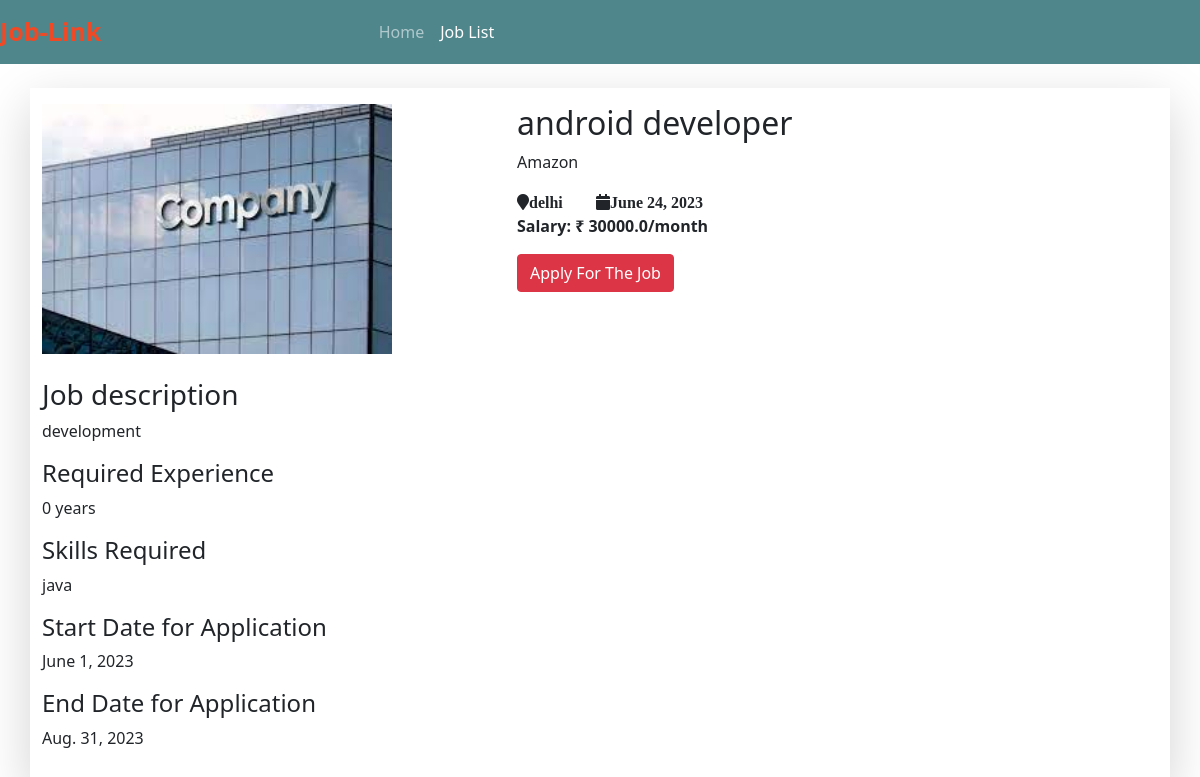
Page /job_detail/4/ on the committed database.
### jobs/models.py (models this page shows, shortened)
class Job(models.Model):
    company = models.ForeignKey(Company, on_delete=models.CASCADE)
    start_date = models.DateField()
    end_date = models.DateField()
    title = models.CharField(max_length=200)
    salary = models.FloatField()
    image = models.ImageField(upload_to="")
    description = models.TextField(max_length=400)
    experience = models.CharField(max_length=100)
    location = models.CharField(max_length=100)
    skills = models.CharField(max_length=200)
    creation_date = models.DateField()

class Company(models.Model):
    user = models.ForeignKey(User, on_delete=models.CASCADE)
    phone = models.CharField(max_length=10)
    image = models.ImageField(upload_to="")
    gender = models.CharField(max_length=10)
    type = models.CharField(max_length=15)
    status = models.CharField(max_length=20)
    company_name = models.CharField(max_length=100)

### jobs/views.py (the view)
# urls.py: path("job_detail/<int:myid>/", views.job_detail, name="job_detail"),
def job_detail(request, myid):
    job = Job.objects.get(id=myid)
    return render(request, "job_detail.html", {"job": job})

### jobs/templates/job_detail.html (shortened to what this page needs)
{% extends 'user_navbar.html' %}
{% block job_list %} active {% endblock %}
{% block body %}
<div class="container mt-4 shadow-lg py-3 mb-4">
<div class="row">
    <div class="col-md-5">
        <img src="{{job.image.url}}" alt="" width="350px" height="250px">
    </div>
    <div class="col-md-6">
        <h2>{{job.title}}</h2>
        <p>{{job.company.company_name}}</p>
        <i class="fa fa-map-marker">{{job.location}}</i>&nbsp;&nbsp;&nbsp;&nbsp;&nbsp;&nbsp;&nbsp;
        <i class="fa fa-calendar">{{job.creation_date}}</i>
        <br>
        <strong>Salary: ₹ {{job.salary}}/month</strong>
        <div class="mt-3">
            <a href="/job_apply/{{job.id}}/" class="btn btn-danger">Apply For The Job</a>
        </div>
    </div>
</div>
<div class="mt-4">
    <h3>Job description</h3>
    <p>{{job.description}}</p>
    <h4>Required Experience</h4>
    <p>{{job.experience}} years</p>
    <h4>Skills Required</h4>
    <p>{{job.skills}}</p>
    <h4>Start Date for Application</h4>
    <p>{{job.start_date}}</p>
    <h4>End Date for Application</h4>
    <p>{{job.end_date}}</p>
</div>
</div>
{% endblock %}

### rows in the picture
Job: image (picture), title "android developer", company.company_name "Amazon", location "delhi", creation_date "June 24, 2023", salary "30000.0", description "development", experience "0", skills "java", start_date "June 1, 2023", end_date "Aug. 31, 2023"
